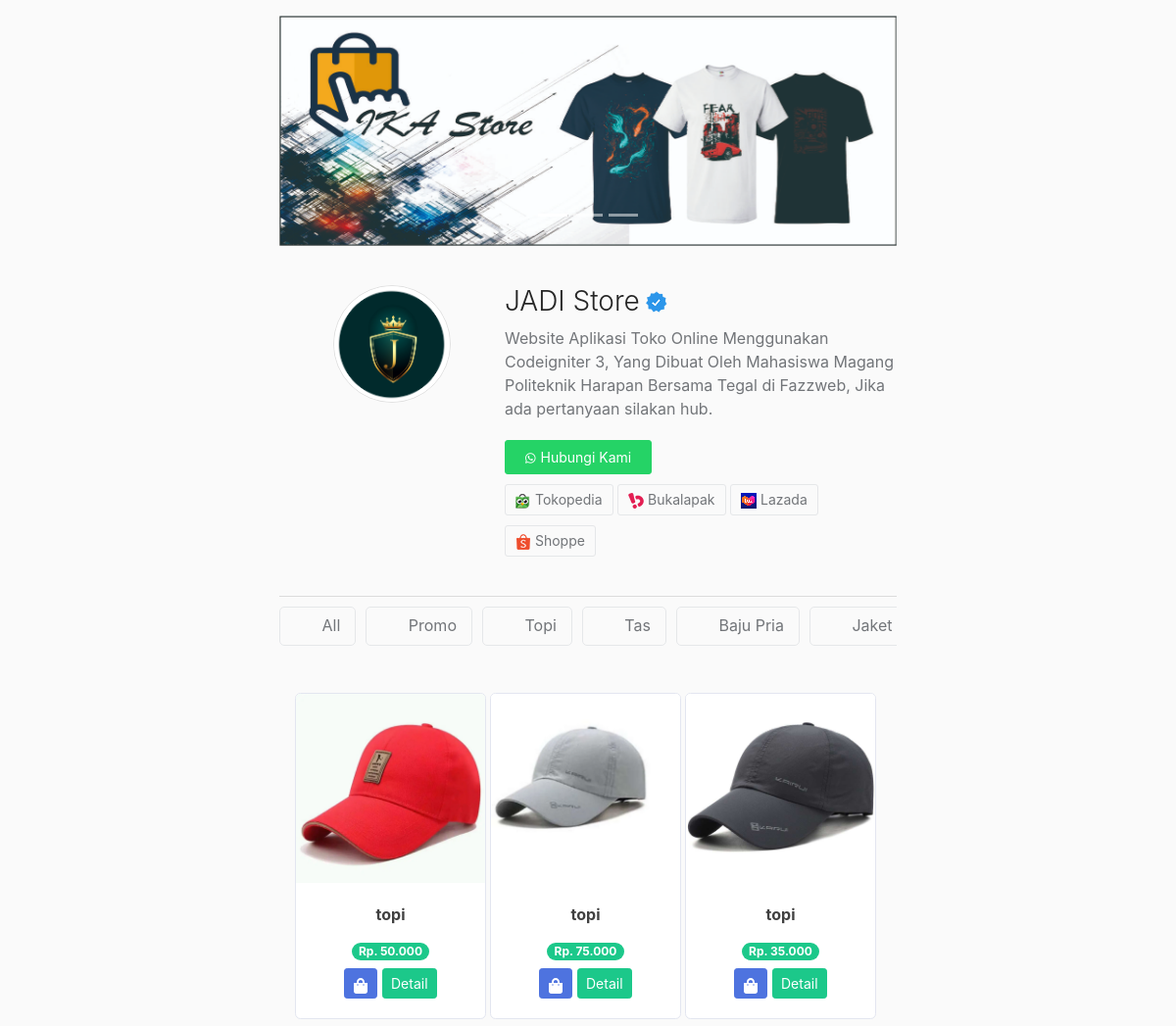
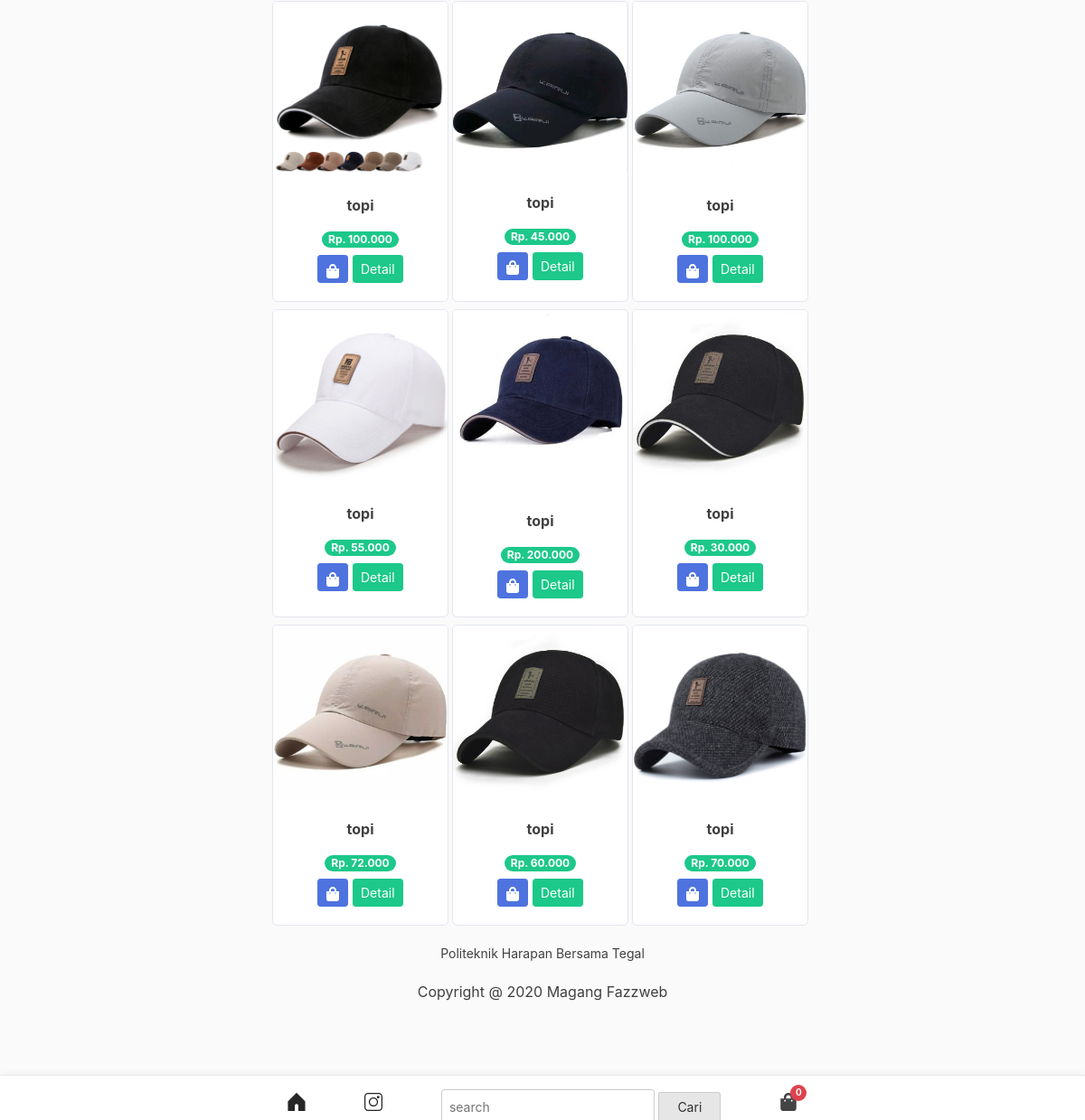
The app's page /index.php/kategori/topi with its own data (2 pictures, top to bottom).
### tables this page shows
CREATE TABLE `produk` (
  `id_produk` int(11) NOT NULL,
  `produk` varchar(150) NOT NULL,
  `keterangan` varchar(1000) NOT NULL,
  `kategori` varchar(500) NOT NULL,
  `harga` int(11) NOT NULL,
  `stok` int(11) NOT NULL,
  `berat` int(50) NOT NULL,
  `gambar` text NOT NULL
);

### application/controllers/kategori.php (called while the page is built, shortened)
<?php
class Kategori extends CI_Controller{
    public function topi()
    {
        $data['topi'] = $this->model_kategori->data_topi()->result();
        $this->load->view('template/header');
        $this->load->view('home');
        $this->load->view('topi',$data);
        $this->load->view('template/footer');
    }
}

### index.php (called while the page is built, shortened)
<?php
require_once BASEPATH.'core/CodeIgniter.php';

### application/models/model_kategori.php (called while the page is built, shortened)
<?php
class Model_kategori extends CI_Model{
    public function data_topi(){
        return $this->db->get_where("produk",array('kategori' => 'topi'));
    }
}

### application/views/topi.php (the view)
<div class="container-fluid">
    <div class="row text-center">
        <?php foreach ($topi as $pdk) : ?>
            <div class="card ml-1 mt-2" style="width: 195px;">
                <img src="<?php echo base_url().'/uploads/'.$pdk->gambar ?>" class="card-img-top" alt="...">
                <div class="card-body">
                    <p class="card-title"><b><?php echo $pdk->produk ?></b></p>
                    <span class="badge badge-pill badge-success mb-2">Rp. <?php echo number_format($pdk->harga, 0,',','.') ?></span><br>
                    <?php echo anchor('home/tambah_ke_keranjang/'.$pdk->id_produk,'
                        <div class="btn btn-sm btn-primary cart-icon">
                            <svg xmlns="http://www.w3.org/2000/svg" viewBox="0 0 448 512" width="16px" height="16px">
                                <path fill="#ffffff" d="M352 160v-32C352 57.42 294.579 0 224 0 153.42 0 96 57.42 96 128v32H0v272c0 44.183 35.817 80 80 80h288c44.183 0 80-35.817 80-80V160h-96zm-192-32c0-35.29 28.71-64 64-64s64 28.71 64 64v32H160v-32zm160 120c-13.255 0-24-10.745-24-24s10.745-24 24-24 24 10.745 24 24-10.745 24-24 24zm-192 0c-13.255 0-24-10.745-24-24s10.745-24 24-24 24 10.745 24 24-10.745 24-24 24z"></path>
                            </svg>
                        </div>')
                    ?>
                    <?php echo anchor('home/detail/'.$pdk->id_produk,'<div class="btn btn-sm btn-success">Detail</div>') ?>
                </div>
            </div>
        <?php endforeach; ?>
    </div>
</div>

### application/views/template/header.php (shortened to what this page needs)
<!DOCTYPE html>
<html lang="en-US">
    <head>
        <link href="<?php echo base_url() ?>assets/vendor/fontawesome-free/css/all.min.css" rel="stylesheet" type="text/css">
        <link href="<?php echo base_url() ?>assets/css/sb-admin-2.min.css" rel="stylesheet">
        <link href="<?php echo base_url() ?>assets/css/olsop.css" rel="stylesheet">
    </head>

### application/views/home.php (shortened to what this page needs)
<body>
    <div class="container mt-3">
        <div id="carouselExampleIndicators" class="carousel slide" data-ride="carousel">
            <ol class="carousel-indicators">
                <li data-target="#carouselExampleIndicators" data-slide-to="0" class="active"></li>
                <li data-target="#carouselExampleIndicators" data-slide-to="1"></li>
                <li data-target="#carouselExampleIndicators" data-slide-to="2"></li>
            </ol>
            <div class="carousel-inner">
                <div class="carousel-item active">
                    <img src="<?php echo base_url('assets/img/slider1.jpg') ?>" class="d-block w-100" alt="...">
                </div>
            </div>
        </div>
        <div class="store-box clear">
            <div class="store-box-left">
                <div class="logo">
                    <img class="lazy" src="<?php echo base_url('assets/img/logo.png') ?>"/>
                </div>
            </div>
            <div class="store-box-right">
                <div class="store">
                    <div class="store-name">
                        <h1>JADI Store</h1>
                        <div class="verified-badge lazy">
                            <img src="<?php echo base_url('assets/img/verified.png') ?>" alt="">
                        </div>
                    </div>
                    <div class="store-description">
                        Website Aplikasi Toko Online Menggunakan Codeigniter 3, Yang Dibuat Oleh Mahasiswa Magang Politeknik Harapan Bersama Tegal di Fazzweb, Jika ada pertanyaan silakan hub.
                    </div>
                    <div class="store-contact">
                        <a href="https://web.whatsapp.com/send?phone=6285325656274&" target="_blank" rel="noopener noreferrer"><button type="button"><i class="fab fa-whatsapp fa-2x"></i>Hubungi Kami</button></a>
                    </div>
                    <div class="store-mp lazy">
                        <a target="_blank" rel="nofollow" href="https://tokopedia.com/"><img src="<?php echo base_url('assets/img/tokopedia-16.png') ?>" alt=""> Tokopedia</a>
                        <a target="_blank" rel="nofollow" href="https://bukalapak.com"><img src="<?php echo base_url('assets/img/bukalapak-16.png') ?>" alt=""> Bukalapak</a>
                        <a target="_blank" rel="nofollow" href="http://lazada.co.id/"><img src="<?php echo base_url('assets/img/lazada-16.png') ?>" alt=""> Lazada</a>
                        <a target="_blank" rel="nofollow" href="https://shopee.co.id/"><img src="<?php echo base_url('assets/img/shoppe-16.png') ?>" alt=""> Shoppe</a>
                    </div>
                </div>
            </div>
        </div>
        <div id="category-slide" class="slide-categorybox">
            <div class="slide-category">
                <div class="categorybox" >
                    <a href="<?php echo base_url('home/index') ?>">
                        <div class="category-icon lazy" data-bg="url('https://bukubiz.etalase.co/wp-content/uploads/2020/08/promo.png)"></div>
                        <div class="category-text">All</div>
                    </a>
                </div>
                <div class="categorybox" >
                    <a href="<?php echo base_url('kategori/promo') ?>">
                        <div class="category-icon lazy" data-bg="url('https://bukubiz.etalase.co/wp-content/uploads/2020/08/promo.png)"></div>
                        <div class="category-text">Promo</div>
                    </a>
                </div>
                <div class="categorybox" >
                    <a href="<?php echo base_url('kategori/topi') ?>">
                        <div class="category-icon lazy" data-bg="url('https://bukubiz.etalase.co/wp-content/uploads/2020/08/promo.png)"></div>
                        <div class="category-text">Topi</div>
                    </a>
                </div>
                <div class="categorybox" >
                    <a href="<?php echo base_url('kategori/tas') ?>">
                        <div class="category-icon lazy" data-bg="url('https://bukubiz.etalase.co/wp-content/uploads/2020/08/promo.png)"></div>
                        <div class="category-text">Tas</div>
                    </a>
                </div>
                <div class="categorybox" >
                    <a href="<?php echo base_url('kategori/baju_pria') ?>">
                        <div class="category-icon lazy" data-bg="url('https://bukubiz.etalase.co/wp-content/uploads/2020/08/100ribuan.png)"></div>
                        <div class="category-text">Baju Pria</div>
                    </a>
                </div>
                <div class="categorybox" >
                    <a href="<?php echo base_url('kategori/jaket_pria') ?>">
                        <div class="category-icon lazy" data-bg="url('https://bukubiz.etalase.co/wp-content/uploads/2020/08/200ribuan.png)"></div>
                        <div class="category-text">Jaket Pria</div>
                    </a>
                </div>
            </div>
        </div>

### application/views/template/footer.php (shortened to what this page needs)
            <footer>
                <div class="site-info">
                    <div class="address">Politeknik Harapan Bersama Tegal</div>
                    <div class="copyright">Copyright @ 2020 Magang Fazzweb</div>
                </div>
            </footer>
        </div>
        <div class="bottom-bar">
            <div class="container">
                <div class="bottom-bar-inner">
                    <div class="column">
                        <div class="column-icon" id="goToHome">
                        <?php echo anchor('home/index', '<svg class="_8-yf5 " fill="#262626" height="20" viewBox="0 0 48 48" width="20">
                                <path d="M45.5 48H30.1c-.8 0-1.5-.7-1.5-1.5V34.2c0-2.6-2.1-4.6-4.6-4.6s-4.6 2.1-4.6 4.6v12.3c0 .8-.7 1.5-1.5 1.5H2.5c-.8 0-1.5-.7-1.5-1.5V23c0-.4.2-.8.4-1.1L22.9.4c.6-.6 1.6-.6 2.1 0l21.5 21.5c.3.3.4.7.4 1.1v23.5c.1.8-.6 1.5-1.4 1.5z"></path>
                            </svg>'  ) ?>
                        </div>
                    </div>
                    <div class="column">
                        <div class="column-icon" id="goToInstagram">
                            <a href="https://www.instagram.com/azam_putra22/" target="_blank"></a>
                        </div>
                    </div>
                    <div class="column">
                        <div class="column-icon" id="openSearchBox">
                            <form action="<?= base_url('product/search') ?>" method="get">
                                <input type="search" name="key" placeholder="search">
                                <input type="submit" value="Cari">
                            </form>
                        </div>
                    </div>
                    <div class="column">
                        <div class="column-icon" id="openCartBox">
                        <?php echo anchor('home/detail_keranjang', '<svg xmlns="http://www.w3.org/2000/svg" viewBox="0 0 448 512" width="20" height="20">
                                <path fill="#444" d="M352 160v-32C352 57.42 294.579 0 224 0 153.42 0 96 57.42 96 128v32H0v272c0 44.183 35.817 80 80 80h288c44.183 0 80-35.817 80-80V160h-96zm-192-32c0-35.29 28.71-64 64-64s64 28.71 64 64v32H160v-32zm160 120c-13.255 0-24-10.745-24-24s10.745-24 24-24 24 10.745 24 24-10.745 24-24 24zm-192 0c-13.255 0-24-10.745-24-24s10.745-24 24-24 24 10.745 24 24-10.745 24-24 24z"></path>
                            </svg>'  ) ?>
                            <div class="cart-item-counter cart-counter"><?php $keranjang = $this->cart->total_items() ?>
                                <b><?php echo $keranjang ?></b>
                            </div>
                        </div>
                    </div>
                </div>
            </div>
        </div>
    </body>
</html>

### records on screen
produk: gambar (picture), produk "topi", harga "50.000", id_produk "Detail"
produk: gambar (picture), produk "topi", harga "75.000", id_produk "Detail"
produk: gambar (picture), produk "topi", harga "35.000", id_produk "Detail"
produk: gambar (picture), produk "topi", harga "100.000", id_produk "Detail"
produk: gambar (picture), produk "topi", harga "45.000", id_produk "Detail"
produk: gambar (picture), produk "topi", harga "100.000", id_produk "Detail"
produk: gambar (picture), produk "topi", harga "55.000", id_produk "Detail"
produk: gambar (picture), produk "topi", harga "200.000", id_produk "Detail"
produk: gambar (picture), produk "topi", harga "30.000", id_produk "Detail"
produk: gambar (picture), produk "topi", harga "72.000", id_produk "Detail"
produk: gambar (picture), produk "topi", harga "60.000", id_produk "Detail"
produk: gambar (picture), produk "topi", harga "70.000", id_produk "Detail"

### other values on screen
$keranjang "0"
